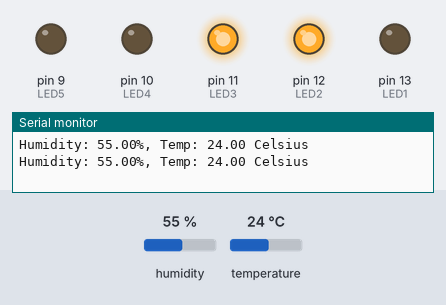
Simulated run of this sketch. Board: Arduino Uno, built with avr-gcc and run on an emulated ATmega328P. Shown: output pins drawn as LEDs (lit = HIGH), the last lines printed to the serial monitor. Inputs (shaded band) come from the test bench; at power-on: humidity 55 %, temperature 24 °C.

Above: at 14.8 s.
14.9 s: humidity set to 36 %
27.2 s: humidity set to 33 %
At 38.6 s:
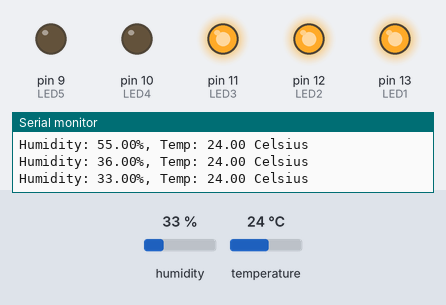
39.5 s: temperature set to 21.7 °C
51.2 s: temperature set to 20.3 °C
At 63.3 s:
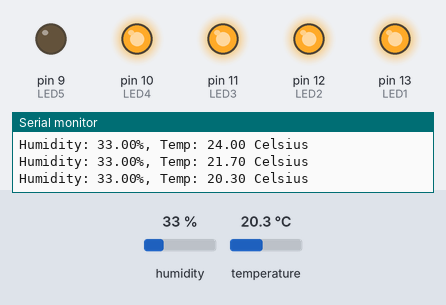
Timing chart, 0 to 64.5 s (numbered marks = the images above; inputs shaded):
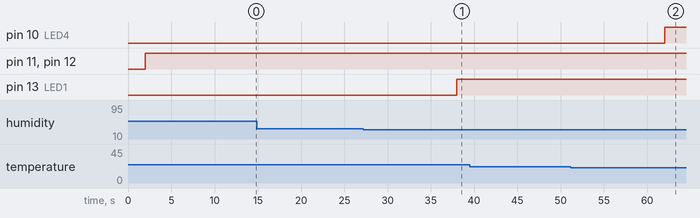

Measured:
- the behaviour switches between 35 and 34 % on humidity (found by bisection; images 0 and 1)
- the behaviour switches between 21 and 20.9 °C on temperature (found by bisection; images 1 and 2)
- after the input at 27.2 s, pin 13 (LED1): LOW → HIGH after 10.8 s
- after the input at 51.2 s, pin 10 (LED4): LOW → HIGH after 10.8 s

The sketch:

Project_1-1.ino
```cpp
#include <DHT.h>
#include <DHT_U.h>

//Constants
#define DHTPIN 7 //the pin which data connected to
#define DHTTYPE DHT22
DHT dht(DHTPIN, DHTTYPE); //initialize DHT sensor for Arduino

//Variables
int LED1 = 13;
int LED2 = 12;
int LED3 = 11;
int LED4 = 10;
int LED5 = 9;
int chk;
float temp; //store temperature value
float hum; //store humidity value

void setup(){
  pinMode(LED1, OUTPUT); //blue led
  pinMode(LED2, OUTPUT); //white led
  pinMode(LED3, OUTPUT); //red led
  pinMode(LED4, OUTPUT); //green led
  pinMode(LED5, OUTPUT); //yellow led
  Serial.begin(9600);
  dht.begin();
}

void loop(){
  delay(2000);
  //Read data and store it to variables hum and temp
  hum = dht.readHumidity();
  temp = dht.readTemperature();

  //if temp is greater or equal 21
  if(temp >= 21){
    digitalWrite(LED2, HIGH);
  }
  //if temp is greater or equal to 10 and less than 21
  if(temp >= 10 && temp < 21){
    digitalWrite(LED4, HIGH);
  }

  //if humidity is greater or equal to 10 and less than 25
  if(hum >= 10 && hum < 35){
    digitalWrite(LED1, HIGH);
  }
  //if humidity is between 15 and 19
  if(hum >= 5 && hum < 10){
    digitalWrite(LED5, HIGH);
  }
  //if humidity is greater or equals than 25
  if(hum >= 35){
    digitalWrite(LED3, HIGH);
  }


  //Print temp and humidity values to serial monitor
  Serial.print("Humidity: ");
  Serial.print(hum);
  Serial.print("%, Temp: ");
  Serial.print(temp);
  Serial.println(" Celsius");
  delay(10000); //delay in ms

}
```
